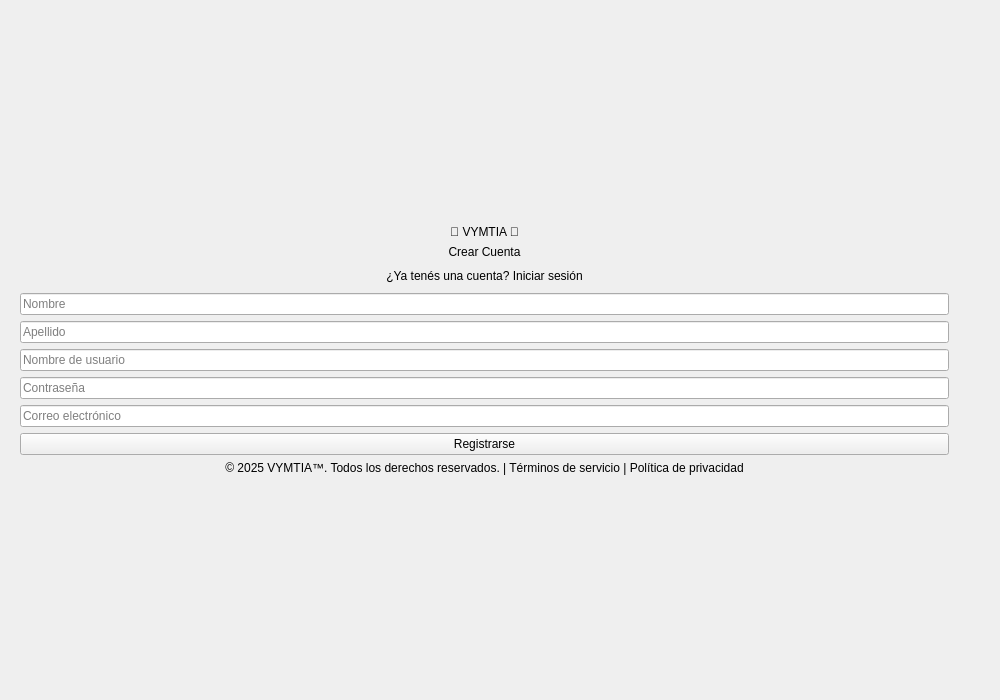
<?xml version="1.0" encoding="UTF-8"?>
<ui version="4.0">
 <class>RegistrationWindow</class>
 <widget class="QWidget" name="RegistrationWindow">
  <property name="geometry">
   <rect>
    <x>0</x>
    <y>0</y>
    <width>1000</width>
    <height>700</height>
   </rect>
  </property>
  <property name="windowTitle">
   <string>Registro - VYMTIA</string>
  </property>
  <layout class="QHBoxLayout" name="mainLayout">
   <item>
    <widget class="QWidget" name="formContainer">
     <layout class="QVBoxLayout" name="formLayout">
      <item><spacer name="verticalSpacerTop"><property name="orientation"><enum>Qt::Vertical</enum></property><property name="sizeHint" stdset="0"><size><width>20</width><height>40</height></size></property></spacer></item>
      <item><widget class="QLabel" name="mainTitle"><property name="text"><string>🔱 VYMTIA 🔱</string></property><property name="alignment"><set>Qt::AlignCenter</set></property></widget></item>
      <item><widget class="QLabel" name="subTitle"><property name="text"><string>Crear Cuenta</string></property><property name="alignment"><set>Qt::AlignCenter</set></property></widget></item>
      <item><widget class="QPushButton" name="backToLoginButton"><property name="text"><string>¿Ya tenés una cuenta? Iniciar sesión</string></property><property name="flat"><bool>true</bool></property><property name="cursor"><cursorShape>PointingHandCursor</cursorShape></property></widget></item>

      <!-- NUEVO ORDEN -->
      <item><widget class="QLineEdit" name="firstNameLineEdit"><property name="placeholderText"><string>Nombre</string></property></widget></item>
      <item><widget class="QLineEdit" name="lastNameLineEdit"><property name="placeholderText"><string>Apellido</string></property></widget></item>
      <item><widget class="QLineEdit" name="usernameLineEdit"><property name="placeholderText"><string>Nombre de usuario</string></property></widget></item>
      <item><widget class="QLineEdit" name="passwordLineEdit"><property name="echoMode"><enum>QLineEdit::Password</enum></property><property name="placeholderText"><string>Contraseña</string></property></widget></item>
      <item><widget class="QLineEdit" name="emailLineEdit"><property name="placeholderText"><string>Correo electrónico</string></property></widget></item>

      <item><widget class="QPushButton" name="registerButton"><property name="text"><string>Registrarse</string></property></widget></item>
      <item><widget class="QLabel" name="footerLabel"><property name="text"><string>© 2025 VYMTIA™. Todos los derechos reservados. | Términos de servicio | Política de privacidad</string></property><property name="alignment"><set>Qt::AlignCenter</set></property></widget></item>
      <item><spacer name="verticalSpacerBottom"><property name="orientation"><enum>Qt::Vertical</enum></property><property name="sizeHint" stdset="0"><size><width>20</width><height>40</height></size></property></spacer></item>
     </layout>
    </widget>
   </item>
   <item>
    <widget class="QWidget" name="imageContainer">
     <layout class="QVBoxLayout" name="imageLayout">
      <item>
       <widget class="QLabel" name="imageLabel">
        <property name="pixmap">
         <pixmap resource="resources.qrc">:/images/logoregistro.png</pixmap>
        </property>
        <property name="scaledContents"><bool>false</bool></property>
        <property name="alignment"><set>Qt::AlignCenter</set></property>
       </widget>
      </item>
     </layout>
    </widget>
   </item>
  </layout>
 </widget>
 <resources><include location="resources.qrc"/></resources>
 <connections/>
</ui>
